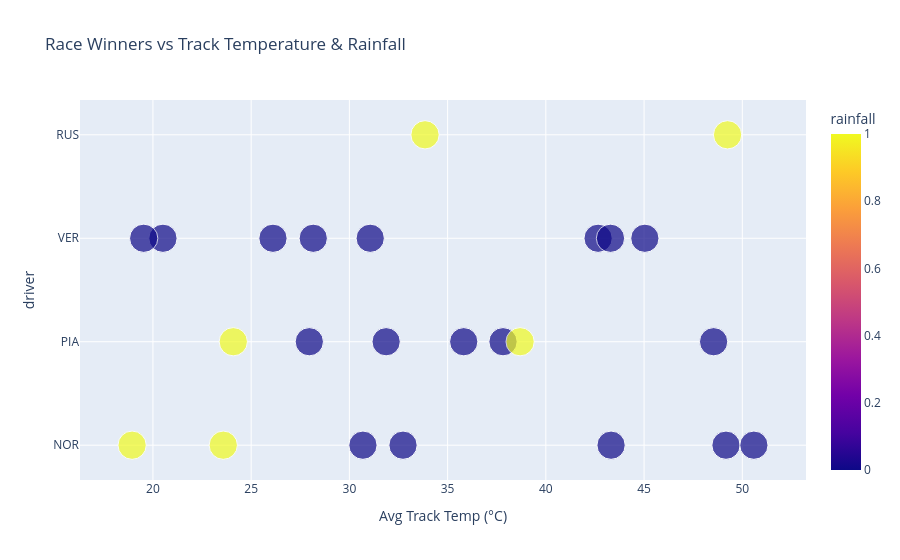

The cell this chart's notebook holds for it:
### Code cell
merged = results.merge(weather, on="race_id")
winners_weather = merged[merged["finish_pos"] == 1]

fig = px.scatter(
    winners_weather,
    x="avg_track_temp",
    y="driver",
    size="points",
    color="rainfall",
    title="Race Winners vs Track Temperature & Rainfall",
    labels={"avg_track_temp": "Avg Track Temp (°C)"}
)
fig.show()

### Figure 1 — Plotly figure (JSON) as saved in the notebook; plotly's stock layout.template omitted (floating-point values rounded to 4 significant figures)
{"data": [{"hovertemplate": "Avg Track Temp (°C)=%{x}<br>driver=%{y}<br>points=%{marker.size}<br>rainfall=%{marker.color}<extra></extra>", "legendgroup": "", "marker": {"color": [1, 0, 0, 0, 0, 1, 0, 0, 0, 1, 0, 1, 1, 0, 0, 0, 0, 1, 0, 0, 0, 0, 0, 0], "coloraxis": "coloraxis", "size": [25.0, 25.0, 25.0, 25.0, 25.0, 25.0, 25.0, 25.0, 25.0, 25.0, 25.0, 25.0, 25.0, 25.0, 25.0, 25.0, 25.0, 25.0, 25.0, 25.0, 25.0, 25.0, 25.0, 25.0], "sizemode": "area", "sizeref": 0.0625, "symbol": "circle"}, "mode": "markers", "name": "", "orientation": "h", "showlegend": false, "type": "scatter", "x": [18.94, 35.82, 20.51, 31.87, 37.82, 38.69, 42.66, 43.32, 48.54, 49.25, 49.17, 23.58, 24.09, 32.73, 27.96, 43.29, 26.11, 33.85, 45.04, 50.59, 30.69, 19.53, 28.16, 31.06], "xaxis": "x", "y": ["NOR", "PIA", "VER", "PIA", "PIA", "PIA", "VER", "NOR", "PIA", "RUS", "NOR", "NOR", "PIA", "NOR", "PIA", "VER", "VER", "RUS", "VER", "NOR", "NOR", "VER", "VER", "VER"], "yaxis": "y"}], "layout": {"coloraxis": {"colorbar": {"title": {"text": "rainfall"}}, "colorscale": [[0, "#0d0887"], [0.1111, "#46039f"], [0.2222, "#7201a8"], [0.3333, "#9c179e"], [0.4444, "#bd3786"], [0.5556, "#d8576b"], [0.6667, "#ed7953"], [0.7778, "#fb9f3a"], [0.8889, "#fdca26"], [1, "#f0f921"]]}, "legend": {"itemsizing": "constant", "tracegroupgap": 0}, "title": {"text": "Race Winners vs Track Temperature & Rainfall"}, "xaxis": {"anchor": "y", "domain": [0, 1], "title": {"text": "Avg Track Temp (°C)"}}, "yaxis": {"anchor": "x", "domain": [0, 1], "title": {"text": "driver"}}}}
